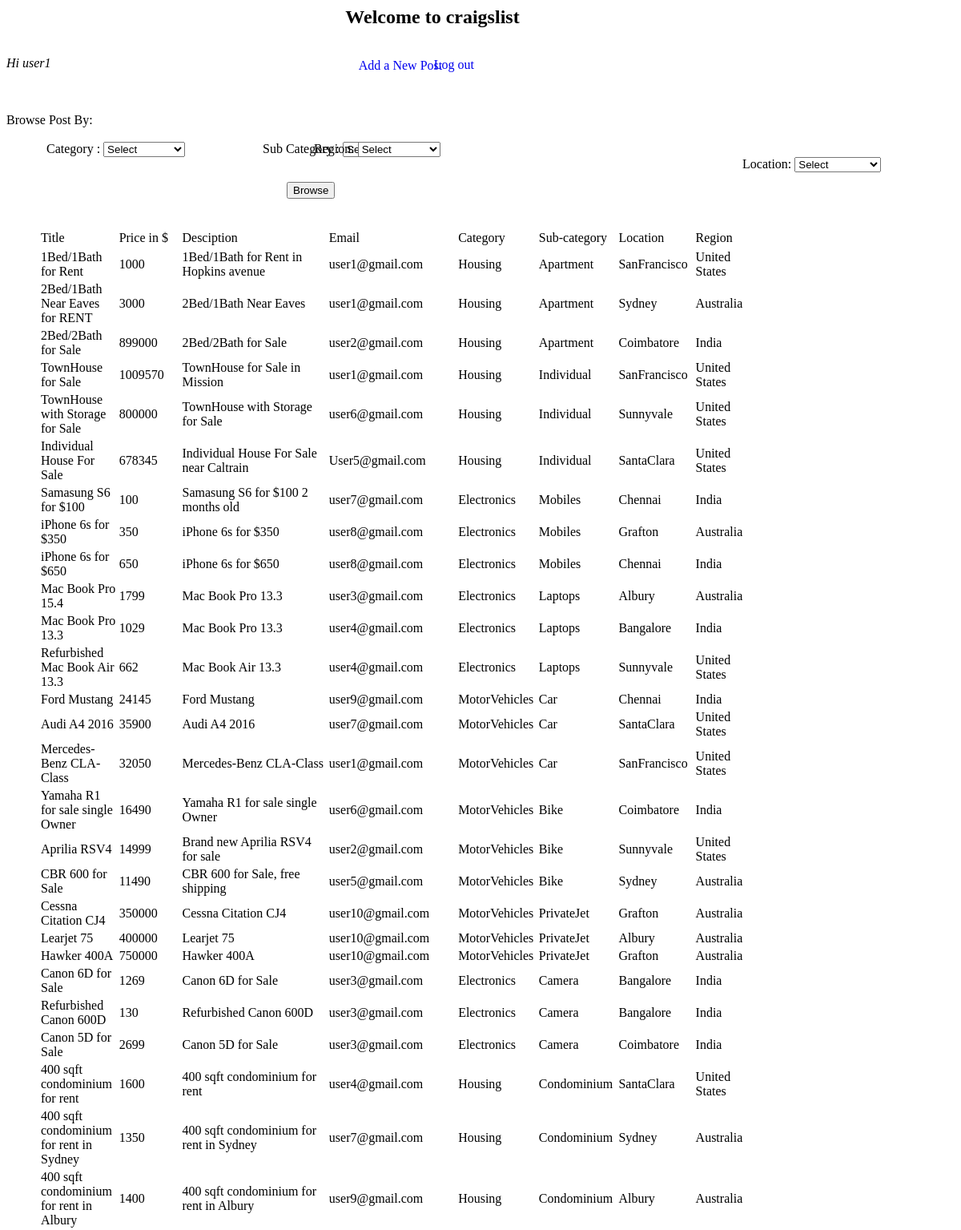
Page /index.php (signed in) on the committed database.
### tables this page shows
CREATE TABLE `posts` (
  `POST_ID` int(11) DEFAULT NULL,
  `TITLE` varchar(40) DEFAULT NULL,
  `PRICE` float DEFAULT NULL,
  `DESCRIPTION` varchar(40) DEFAULT NULL,
  `EMAIL` varchar(50) DEFAULT NULL,
  `AGREEMENT` varchar(40) DEFAULT NULL,
  `TIMESTAMP` varchar(100) DEFAULT NULL,
  `IMAGE_1` varchar(100) DEFAULT NULL,
  `IMAGE_2` varchar(100) DEFAULT NULL,
  `IMAGE_3` varchar(100) DEFAULT NULL,
  `IMAGE_4` varchar(100) DEFAULT NULL,
  `SUBCATEGORY_ID` int(11) DEFAULT NULL,
  `LOCATION_ID` int(11) DEFAULT NULL
);

### index.php (the view, shortened to what this page needs)
<html>
	<head>
	</head>
	<?php if (isset($_COOKIE['uid']) && $_COOKIE['uid']) { ?>
	<body>
		<h2>Welcome to craigslist</h2>
		<span id="uid">Hi <?php echo $_COOKIE['uid']; ?> </span>
		<div id="addpost"><a href="addnewpost.php"> Add a New Post</a></div>
		<div id="logout"><a href ="logout.php"> Log out</a></div>
		<form action="<?php $_SERVER['PHP_SELF']?>" enctype="multipart/form-data" method="post">
		<div id="container">
		Browse Post By:<br/><br/>
		<div id="category-div">
			<label>Category :</label>
			<select name='category' id='category' >
			<option value="0">Select</option>
				<?php
echo "</select>";
?>
		</div>
		<div id="sub-category-div">
			<label>Sub Category :</label>
		</div>
		<div id="region-div">
			<label>Region:</label>
			<select name='region' id="region-id">
			<option value="0">Select</option>
<?php
echo "</select>";
?>
		</div>
		<div id="location-div">
			<label>Location:</label>
			<select name='loc' id="location">
			<option value="0">Select</option>
<?php
echo "</select>";
?>
		</div>
		<input id="btn" type="submit" value="Browse"></input>
		</div>
		</form>
	<table class="tab">
			<tbody class="tab-body">
			<tr class="tab-header">
							<td>Title</td>
								<td>Price in $</td>
								<td class='desc'>Desciption</td>
								<td class='email'>Email</td>
								<td class='category'>Category</td>
								<td class='subcategory'>Sub-category</td>
								<td class='loc'>Location</td>
								<td class='region'>Region</td>
							<tr>
			<?php
                        $location = $_POST['loc'];
						$category = $_POST['category'];
 						$region = $_POST['region'];
						$subcategory=$_POST['sub-category'];
						switch ($category) {
 							default:
 								$category = 0;
 								break;
						}
						switch ($subcategory) {
 							default:
 								$subcategory = 0;
 								break;
						}
						switch ($region) {
 							default:
 								$region = 0;
 								break;
 						}
			            if(!$region && !$category && !$subcategory &&!$location)
						{
							$query = mysql_query("SELECT TITLE, PRICE, DESCRIPTION,EMAIL,SUBCATEGORY_ID,LOCATION_ID FROM POSTS") or die(mysql_error());
							while ($row = mysql_fetch_array($query)) {
								switch($row["LOCATION_ID"])
								{
								case 1:
								$locationName="SanFrancisco";
								$regionName="United States";
								break;
								case 2:
								$locationName="Sunnyvale";
								$regionName="United States";
								break;
								case 3:
								$locationName="SantaClara";
								$regionName="United States";
								break;
								case 4:
								$locationName="Chennai";
								$regionName="India";
								break;
								case 5:
								$locationName="Coimbatore";
								$regionName="India";
								break;
								case 6:
								$locationName="Bangalore";
								$regionName="India";
								break;
								case 7:
								$locationName="Sydney";
								$regionName="Australia";
								break;
								case 8:
								$locationName="Albury";
								$regionName="Australia";
								break;
								case 9:
								$locationName="Grafton";
								$regionName="Australia";
								break;
								}
							switch ($row["SUBCATEGORY_ID"]) {
 							case 1:
							    $categoryName = "Housing";
 								$subcategoryName = "Apartment";
								break;
 							case 2:
 								$subcategoryName = "Individual";
								$categoryName = "Housing";
 								break;
 							case 3:
 								$subcategoryName = "Condominium";
								$categoryName = "Housing";
 								break;
							case 4:
 								$subcategoryName = "Mobiles";
								$categoryName = "Electronics";
 								break;
							case 5:
 								$subcategoryName = "Camera";
								$categoryName = "Electronics";
 								break;
							case 6:
 								$subcategoryName = "Laptops";
								$categoryName = "Electronics";
 								break;
 							case 7:
 								$subcategoryName = "Car";
								$categoryName = "MotorVehicles";
 								break;
 							case 8:
 								$subcategoryName = "Bike";
								$categoryName = "MotorVehicles";
 								break;
							case 9:
 								$subcategoryName = "PrivateJet";
								$categoryName = "MotorVehicles";
 								break;
 						}
						echo "<tr><td>".$row["TITLE"]."</td><td>".$row["PRICE"]."</td><td>".$row["DESCRIPTION"]."</td><td>".$row["EMAIL"]."</td><td>".$categoryName."</td><td>".$subcategoryName."</td><td>".$locationName."</td><td>".$regionName."</td></tr>";
							}
						}
			?>
	</tbody>
</table>
	</body>
	<?php } else {
	echo "<script type='text/javascript'>",
				"window.location.href='login.php' ;",
			"</script>";
	}
	?>
</html>

### index.php (style rules this page uses)
h2 { text-align:center; position: relative; left:-60px; }
td { width:100px; vertical-align: none; }
a { text-decoration: none; }
#container { padding-top: 50px; }
#addpost { text-align: center; position: relative; left:-100px; }
#logout { float:right; position: relative; left: -600px; top:-19px; }
#category-div { width:300px; float:left; position: relative; right:-50px; }
#sub-category-div { width:300px; float:left; position: relative; right:-20px; }
#location-div { width:300px; float:right; position:relative; left: 35px; }
#region-div { width:300px; float:right; position:relative; left:-500px; }
.tab { padding-top: 20px; position: relative; top:50px; right: -40px; width: 900px; }
.tab-header { width:100px; }
.desc { width:300px; }
.email { width:200px; }
#btn { position:relative; top:50px; right:250px; }
#uid { font-style: italic; position: relative; top:15px; }

### rows in the picture
posts: TITLE "1Bed/1Bath for Rent", PRICE "1000", DESCRIPTION "1Bed/1Bath for Rent in Hopkins avenue", EMAIL "user1@gmail.com", SUBCATEGORY_ID "Housing", SUBCATEGORY_ID "Apartment", LOCATION_ID "SanFrancisco", LOCATION_ID "United States"
posts: TITLE "2Bed/1Bath Near Eaves for RENT", PRICE "3000", DESCRIPTION "2Bed/1Bath Near Eaves", EMAIL "user1@gmail.com", SUBCATEGORY_ID "Housing", SUBCATEGORY_ID "Apartment", LOCATION_ID "Sydney", LOCATION_ID "Australia"
posts: TITLE "2Bed/2Bath for Sale", PRICE "899000", DESCRIPTION "2Bed/2Bath for Sale", EMAIL "user2@gmail.com", SUBCATEGORY_ID "Housing", SUBCATEGORY_ID "Apartment", LOCATION_ID "Coimbatore", LOCATION_ID "India"
posts: TITLE "TownHouse for Sale", PRICE "1009570", DESCRIPTION "TownHouse for Sale in Mission", EMAIL "user1@gmail.com", SUBCATEGORY_ID "Housing", SUBCATEGORY_ID "Individual", LOCATION_ID "SanFrancisco", LOCATION_ID "United States"
posts: TITLE "TownHouse with Storage for Sale", PRICE "800000", DESCRIPTION "TownHouse with Storage for Sale", EMAIL "user6@gmail.com", SUBCATEGORY_ID "Housing", SUBCATEGORY_ID "Individual", LOCATION_ID "Sunnyvale", LOCATION_ID "United States"
posts: TITLE "Individual House For Sale", PRICE "678345", DESCRIPTION "Individual House For Sale near Caltrain", EMAIL "User5@gmail.com", SUBCATEGORY_ID "Housing", SUBCATEGORY_ID "Individual", LOCATION_ID "SantaClara", LOCATION_ID "United States"
posts: TITLE "Samasung S6 for $100", PRICE "100", DESCRIPTION "Samasung S6 for $100 2 months old", EMAIL "user7@gmail.com", SUBCATEGORY_ID "Electronics", SUBCATEGORY_ID "Mobiles", LOCATION_ID "Chennai", LOCATION_ID "India"
posts: TITLE "iPhone 6s for $350", PRICE "350", DESCRIPTION "iPhone 6s for $350", EMAIL "user8@gmail.com", SUBCATEGORY_ID "Electronics", SUBCATEGORY_ID "Mobiles", LOCATION_ID "Grafton", LOCATION_ID "Australia"
posts: TITLE "iPhone 6s for $650", PRICE "650", DESCRIPTION "iPhone 6s for $650", EMAIL "user8@gmail.com", SUBCATEGORY_ID "Electronics", SUBCATEGORY_ID "Mobiles", LOCATION_ID "Chennai", LOCATION_ID "India"
posts: TITLE "Mac Book Pro 15.4", PRICE "1799", DESCRIPTION "Mac Book Pro 13.3", EMAIL "user3@gmail.com", SUBCATEGORY_ID "Electronics", SUBCATEGORY_ID "Laptops", LOCATION_ID "Albury", LOCATION_ID "Australia"
posts: TITLE "Mac Book Pro 13.3", PRICE "1029", DESCRIPTION "Mac Book Pro 13.3", EMAIL "user4@gmail.com", SUBCATEGORY_ID "Electronics", SUBCATEGORY_ID "Laptops", LOCATION_ID "Bangalore", LOCATION_ID "India"
posts: TITLE "Refurbished Mac Book Air 13.3", PRICE "662", DESCRIPTION "Mac Book Air 13.3", EMAIL "user4@gmail.com", SUBCATEGORY_ID "Electronics", SUBCATEGORY_ID "Laptops", LOCATION_ID "Sunnyvale", LOCATION_ID "United States"
posts: TITLE "Ford Mustang", PRICE "24145", DESCRIPTION "Ford Mustang", EMAIL "user9@gmail.com", SUBCATEGORY_ID "MotorVehicles", SUBCATEGORY_ID "Car", LOCATION_ID "Chennai", LOCATION_ID "India"
posts: TITLE "Audi A4 2016", PRICE "35900", DESCRIPTION "Audi A4 2016", EMAIL "user7@gmail.com", SUBCATEGORY_ID "MotorVehicles", SUBCATEGORY_ID "Car", LOCATION_ID "SantaClara", LOCATION_ID "United States"
posts: TITLE "Mercedes-Benz CLA-Class", PRICE "32050", DESCRIPTION "Mercedes-Benz CLA-Class", EMAIL "user1@gmail.com", SUBCATEGORY_ID "MotorVehicles", SUBCATEGORY_ID "Car", LOCATION_ID "SanFrancisco", LOCATION_ID "United States"
posts: TITLE "Yamaha R1 for sale single Owner", PRICE "16490", DESCRIPTION "Yamaha R1 for sale single Owner", EMAIL "user6@gmail.com", SUBCATEGORY_ID "MotorVehicles", SUBCATEGORY_ID "Bike", LOCATION_ID "Coimbatore", LOCATION_ID "India"
posts: TITLE "Aprilia RSV4", PRICE "14999", DESCRIPTION "Brand new Aprilia RSV4 for sale", EMAIL "user2@gmail.com", SUBCATEGORY_ID "MotorVehicles", SUBCATEGORY_ID "Bike", LOCATION_ID "Sunnyvale", LOCATION_ID "United States"
posts: TITLE "CBR 600 for Sale", PRICE "11490", DESCRIPTION "CBR 600 for Sale, free shipping", EMAIL "user5@gmail.com", SUBCATEGORY_ID "MotorVehicles", SUBCATEGORY_ID "Bike", LOCATION_ID "Sydney", LOCATION_ID "Australia"
posts: TITLE "Cessna Citation CJ4", PRICE "350000", DESCRIPTION "Cessna Citation CJ4", EMAIL "user10@gmail.com", SUBCATEGORY_ID "MotorVehicles", SUBCATEGORY_ID "PrivateJet", LOCATION_ID "Grafton", LOCATION_ID "Australia"
posts: TITLE "Learjet 75", PRICE "400000", DESCRIPTION "Learjet 75", EMAIL "user10@gmail.com", SUBCATEGORY_ID "MotorVehicles", SUBCATEGORY_ID "PrivateJet", LOCATION_ID "Albury", LOCATION_ID "Australia"
posts: TITLE "Hawker 400A", PRICE "750000", DESCRIPTION "Hawker 400A", EMAIL "user10@gmail.com", SUBCATEGORY_ID "MotorVehicles", SUBCATEGORY_ID "PrivateJet", LOCATION_ID "Grafton", LOCATION_ID "Australia"
posts: TITLE "Canon 6D for Sale", PRICE "1269", DESCRIPTION "Canon 6D for Sale", EMAIL "user3@gmail.com", SUBCATEGORY_ID "Electronics", SUBCATEGORY_ID "Camera", LOCATION_ID "Bangalore", LOCATION_ID "India"
posts: TITLE "Refurbished Canon 600D", PRICE "130", DESCRIPTION "Refurbished Canon 600D", EMAIL "user3@gmail.com", SUBCATEGORY_ID "Electronics", SUBCATEGORY_ID "Camera", LOCATION_ID "Bangalore", LOCATION_ID "India"
posts: TITLE "Canon 5D for Sale", PRICE "2699", DESCRIPTION "Canon 5D for Sale", EMAIL "user3@gmail.com", SUBCATEGORY_ID "Electronics", SUBCATEGORY_ID "Camera", LOCATION_ID "Coimbatore", LOCATION_ID "India"
posts: TITLE "400 sqft condominium for rent", PRICE "1600", DESCRIPTION "400 sqft condominium for rent", EMAIL "user4@gmail.com", SUBCATEGORY_ID "Housing", SUBCATEGORY_ID "Condominium", LOCATION_ID "SantaClara", LOCATION_ID "United States"
posts: TITLE "400 sqft condominium for rent in Sydney", PRICE "1350", DESCRIPTION "400 sqft condominium for rent in Sydney", EMAIL "user7@gmail.com", SUBCATEGORY_ID "Housing", SUBCATEGORY_ID "Condominium", LOCATION_ID "Sydney", LOCATION_ID "Australia"
posts: TITLE "400 sqft condominium for rent in Albury", PRICE "1400", DESCRIPTION "400 sqft condominium for rent in Albury", EMAIL "user9@gmail.com", SUBCATEGORY_ID "Housing", SUBCATEGORY_ID "Condominium", LOCATION_ID "Albury", LOCATION_ID "Australia"

### other values in the picture
$_COOKIE['uid'] "user1"
